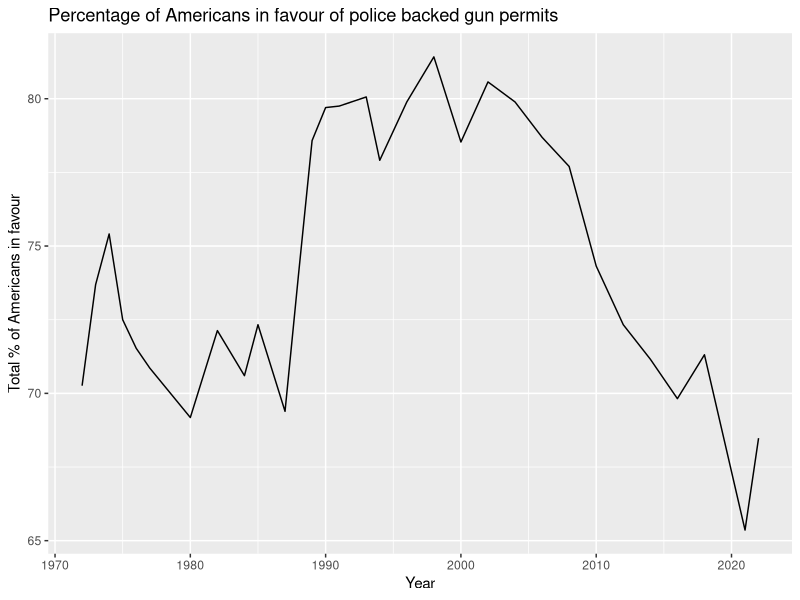

The R source for this figure:
## ---- chunk 1
#| include: false
#| warning: false
#| message: false

library(tidyverse)
library(here)

## ---- chunk 2
### Load required libraries
library(ggplot2)
library(tidyr)

## ---- chunk 3

## ---- chunk 4
#| echo: false
#| warning: false
#| message: false

# Plot 1: GGPlot for GunLaw
Gunlaw <- read_csv(here("./data/analysis_data/Gunlaw.csv"))
transform(Gunlaw, 'Total Americans in Favour' = as.numeric('Total Americans in Favour')) 

names(Gunlaw) <- c("Year", "Total")

ggplot(data=Gunlaw, aes(x = Year, y = Total, group = 1)) +
  geom_line()+
  labs(title = "Percentage of Americans in favour of police backed gun permits", y = "Total % of Americans in favour")

